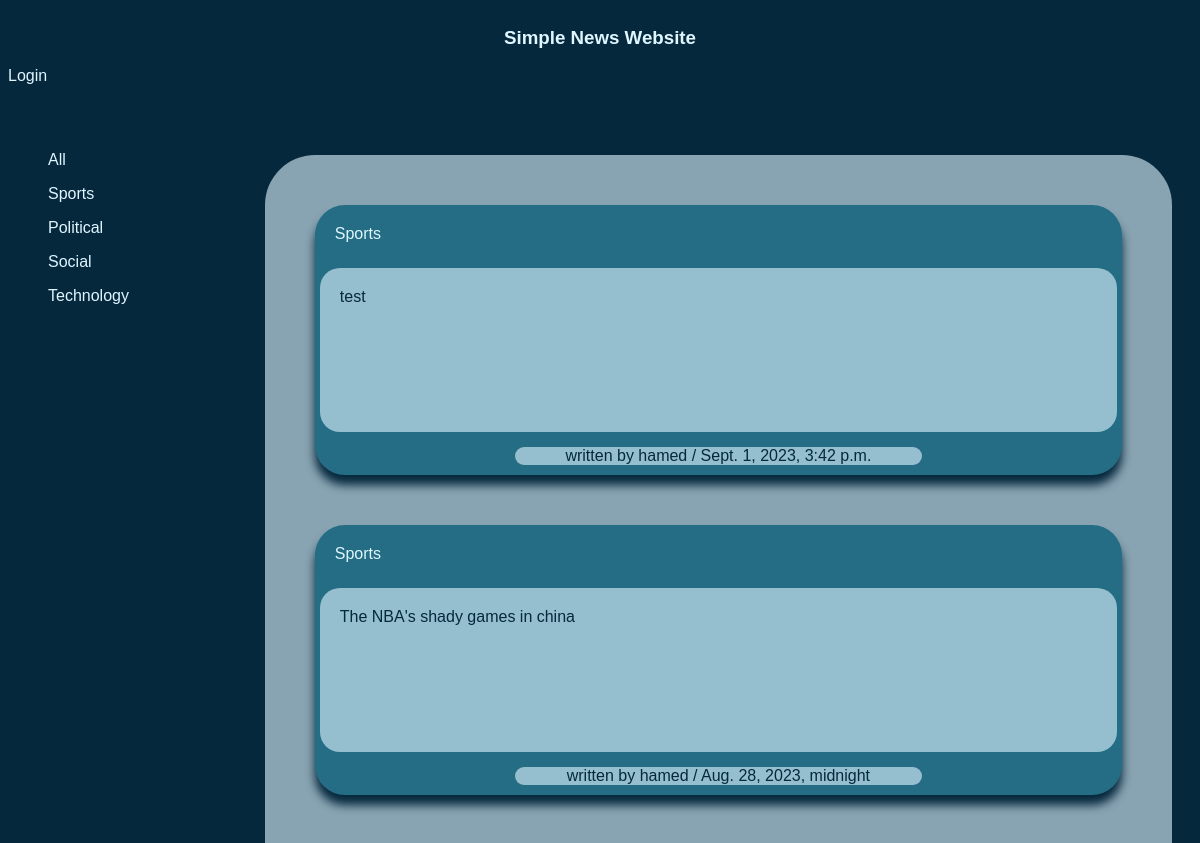
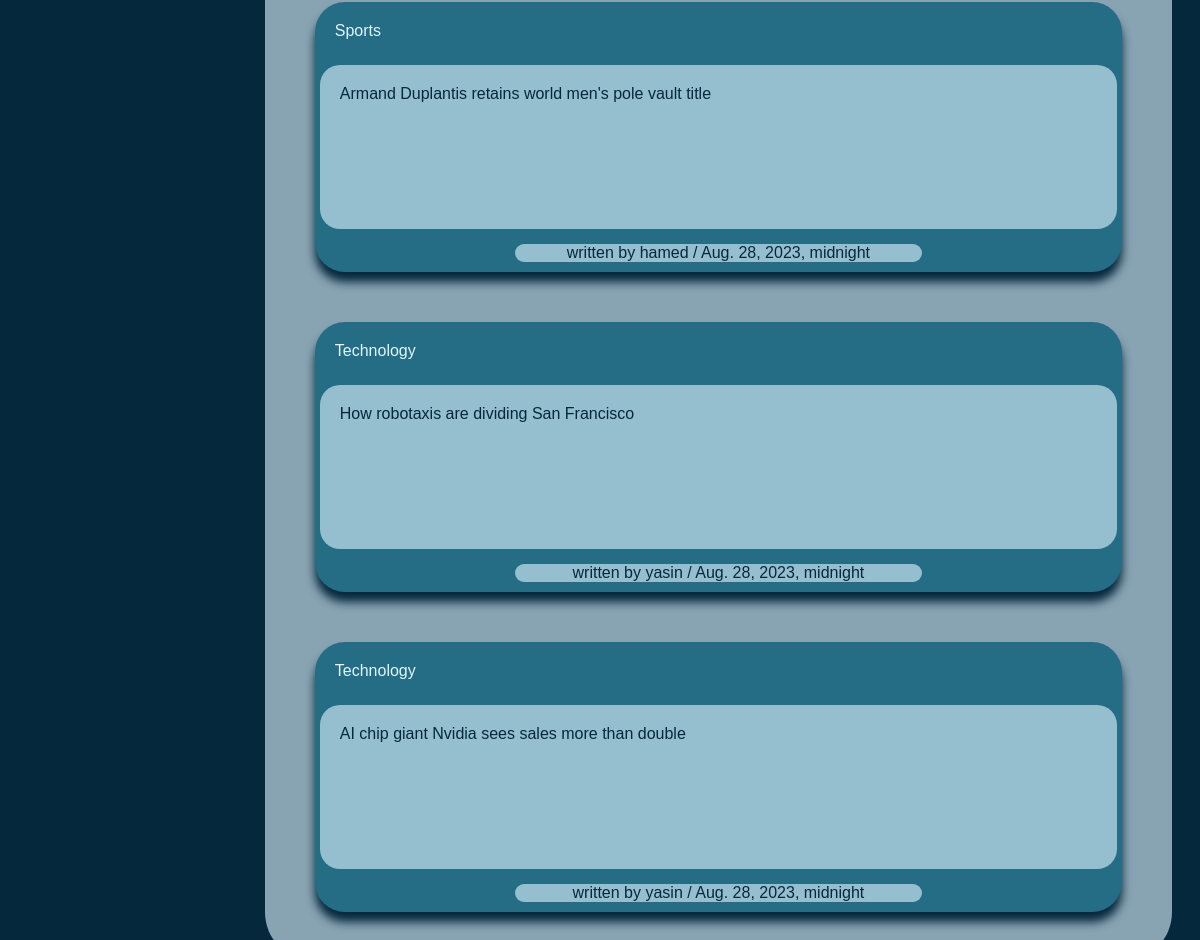
The page / on the database its author committed (2 pictures, top to bottom).
### newsapp/models.py (models this page shows)
class Topic(models.Model):
    name = models.CharField(max_length=50)
    def __str__(self):
        return self.name

class News(models.Model):
    topic = models.ForeignKey(Topic, on_delete=models.CASCADE)
    user = models.ForeignKey(User, on_delete=models.CASCADE)
    text = models.TextField()
    date = models.DateTimeField(auto_now_add=True)
    class Meta:
        ordering = ['-date']

### newsapp/views.py (the view)
# urls.py: 2. Add a URL to urlpatterns:  path('', views.home, name='home')
def home(request):
    q = request.GET.get('q') if request.GET.get('q') != None else ''
    news = News.objects.filter(
        Q(topic__name__icontains=q)
    )
    topics = Topic.objects.all()
    context = {'news':news, 'topics': topics}
    return render(request, 'newsapp/home.html', context)

### newsapp/templates/newsapp/home.html (shortened to what this page needs)
{% extends 'header.html' %}
{% block content %}
<div class="main-container">
    <div class="left-site">
        <ul>
            <a href="{% url 'home' %}" class="list">All</a>
        </ul>
        {% for topic in topics %}
            <ul>
                <a href="{% url 'home' %}?q={{topic.name}}" class="list">{{topic}}</a>
            </ul>
        {% endfor %}
    </div>
    <div class="right-side">
        {% for i in news %}
            <div class="news_container">
                <a href="{% url 'home' %}?q={{i.topic}}" class="topic">{{i.topic}}</a>
                <p class="text">{{i.text}}</p>
                <p class="person-name">written by {{i.user}} / {{i.date}}</p>
            </div>
        {% endfor %}
    </div>
</div>
{% endblock content %}

### templates/header.html (shortened to what this page needs)
<!DOCTYPE html>
<html>
    <head>
    </head>
    <body>
        <div class="header-container">
            <h3>Simple News Website</h3>
            <div>
                {% if request.user.is_authenticated %}
                <p>welcome back {{request.user}}</p>
                <a href="{% url 'logout' %}">Logout</a>
                {% else %}
                <a href="{% url 'login' %}">Login</a>
            </div>
        </div>
        {% endif %}
        <div class="main">
            {% block content %}
            {% endblock content %}
        </div>
    </body>
</html>

### newsapp/templates/newsapp/home.html (style rules this page uses)
* { font-family: Arial; background-color: #06283d; }
.main-container { display: grid; grid-template-columns: 1fr 4fr; }
.list { color: #dff6ff; text-decoration: none; cursor: pointer; transition: all 0.3s ease-in; }
.right-side { border: none; margin: 20px; border-radius: 50px; background-color: #dff6ff99; }
.news_container { margin: 50px 50px; background-color: #256d85; border: none; border-radius: 30px; box-shadow: 0 10px 10px #06283d; display: grid; grid-template-columns: 1fr; grid-template-rows: 1fr 3fr; transition: all 0.3s ease-in; }
.topic { padding: 10px; margin: 10px; background-color: inherit; color: #dff6ff; text-decoration: none; }
.text { background-color: #dff6ff99; color: #06283d; border-radius: 20px; margin: 5px; display: grid; padding: 20px; cursor: pointer; }
.person-name { background-color: #dff6ff99; color: #06283d; margin: 10px 200px; text-align: center; border-radius: 10px; }

### templates/header.html (style rules this page uses)
.header-container { display: grid; grid-template-columns: 1fr; margin-bottom: 50px; }
h3 { color: #dff6ff; text-align: center; }
p { color: #dff6ff; }
a { color: #dff6ff; text-decoration: none; transition: all 0.2s ease-in; }
.main { display: grid; }

### rows shown on the page
Topic: name "Sports"
Topic: name "Political"
Topic: name "Social"
Topic: name "Technology"
News: topic "Sports", text "test", user "hamed", date "Sept. 1, 2023, 3:42 p.m."
News: topic "Sports", text "The NBA's shady games in china", user "hamed", date "Aug. 28, 2023, midnight"
News: topic "Sports", text "Armand Duplantis retains world men's pole vault title", user "hamed", date "Aug. 28, 2023, midnight"
News: topic "Technology", text "How robotaxis are dividing San Francisco", user "yasin", date "Aug. 28, 2023, midnight"
News: topic "Technology", text "AI chip giant Nvidia sees sales more than double", user "yasin", date "Aug. 28, 2023, midnight"
